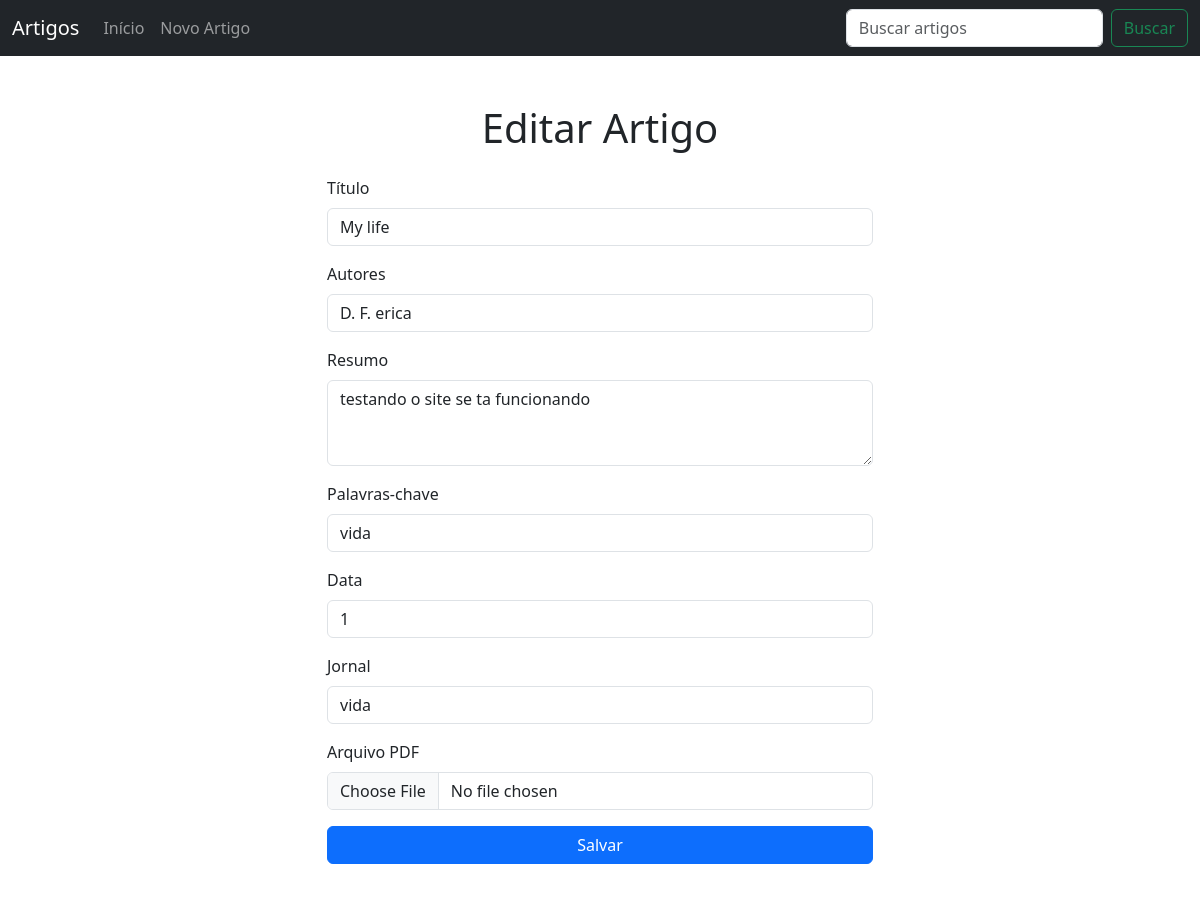
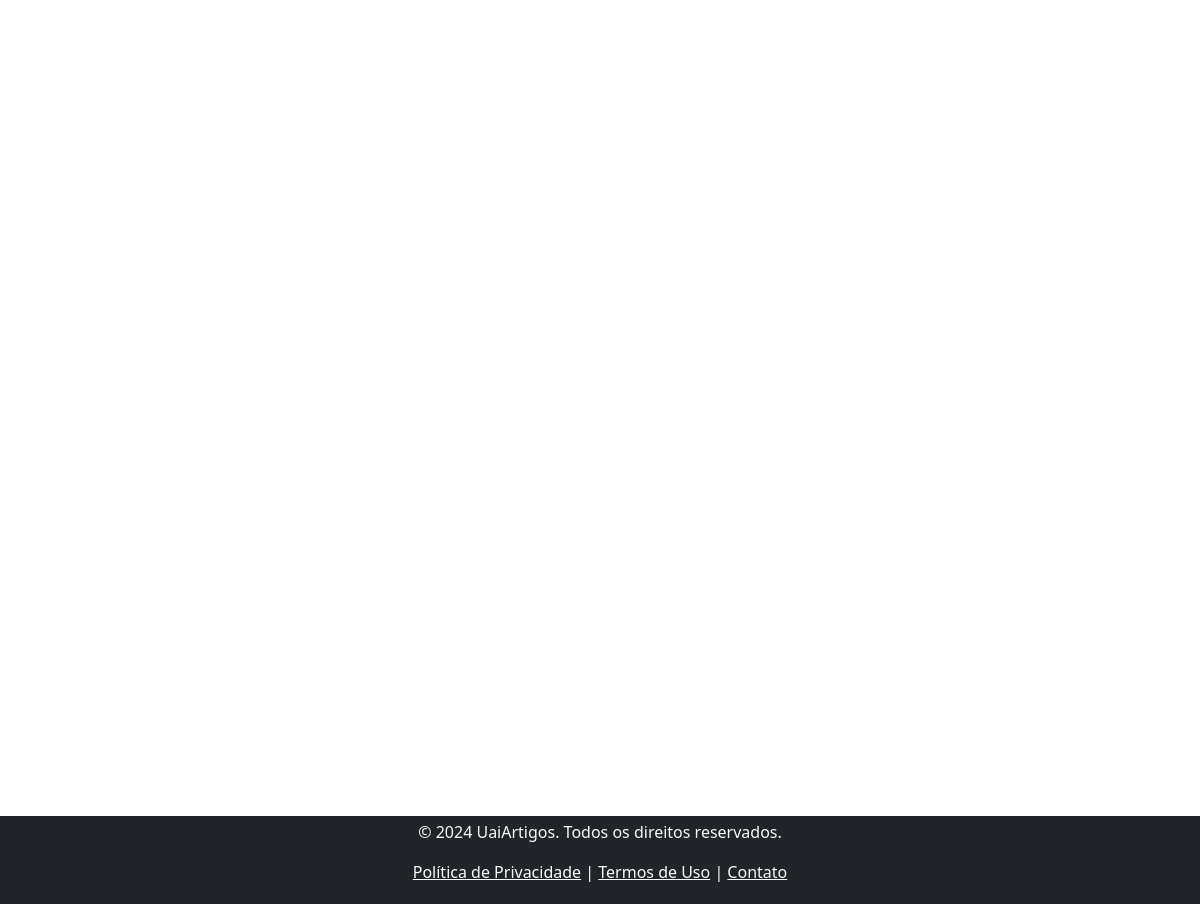
Screenshot of /article/1/edit/ with the database file from the repository (2 pictures, top to bottom).
### app_project/models.py (models this page shows, shortened)
class Article(models.Model):
    title = models.CharField(max_length=200, validators=[MinLengthValidator(10)])
    authors = models.CharField(max_length=500 #,  validators=[
)
    abstract = models.TextField(validators=[
        MinLengthValidator(100),
        MaxLengthValidator(1500)
    ])
    keywords = models.CharField(max_length=400, validators=[
        RegexValidator(
            regex=r'^[A-Za-zÀ-ÖØ-öø-ÿ\s]+(\.\s*[A-Za-zÀ-ÖØ-öø-ÿ\s]+)*\.$',
            message='As palavras-chave devem ser frases separadas por ponto e espaço (ex: "Frase 1. Frase 2.").'
        )
    ])
    date = models.IntegerField(validators=[
        MinValueValidator(1900),
        MaxValueValidator(datetime.datetime.now().year)
    ])
    journal = models.CharField(max_length=200)
    pdf_file = models.FileField(upload_to='http://127.0.0.1:8000/article/7/', validators=[
        FileExtensionValidator(allowed_extensions=['pdf'])])
    created_at = models.DateTimeField(auto_now_add=True)
    updated_at = models.DateTimeField(auto_now=True)

### app_project/views.py (the view)
# urls.py: path('article/<int:pk>/edit/', views.article_update, name='article_update'), # Pg para editar
def article_update(request, pk):
    article = get_object_or_404(Article, pk=pk)
    if request.method == "POST":
        form = ArticleForm(request.POST, request.FILES, instance=article)
        if form.is_valid():
            ArticleHistory.objects.create(
                article=article,
                title=article.title,
                authors=article.authors,
                abstract=article.abstract,
                keywords=article.keywords
            )
            form.save()
            return redirect('article_detail', pk=article.pk)
    else:
        form = ArticleForm(instance=article)
    return render(request, 'app_project/article_form.html', {'form': form})

### app_project/forms.py
class ArticleForm(forms.ModelForm):
    date = forms.CharField(
        widget=forms.TextInput(attrs={'placeholder': 'Ano (ex: 2000)'}),
        label='Data'
    )
    class Meta:
        model = Article
        fields = ['title', 'authors', 'abstract', 'keywords', 'date', 'journal', 'pdf_file']
        labels = {
            'title': 'Título',
            'authors': 'Autores',
            'abstract': 'Resumo',
            'keywords': 'Palavras-chave',
            'date': 'Data',
            'journal': 'Jornal',
            'pdf_file': 'Arquivo PDF',
        }

### app_project/templates/app_project/article_form.html (shortened to what this page needs)
{% extends 'home.html' %}
{% block content %}
    <div class="container mt-5">
        <div class="row justify-content-center">
            <div class="col-md-6">
                <h1 class="text-center mb-4">{{ form.instance.pk|yesno:"Editar Artigo,Novo Artigo" }}</h1>
                <form method="post" enctype="multipart/form-data" id="articleForm">
                    <div class="mb-3">
                        <label for="id_title" class="form-label">Título</label>
                        <input type="text" class="form-control" id="id_title" name="title" value="{{ form.instance.title }}" placeholder="Título do artigo" required>
                    </div>
                    <div class="mb-3">
                        <label for="id_authors" class="form-label">Autores</label>
                        <input type="text" class="form-control" id="id_authors" name="authors" value="{{ form.instance.authors }}" placeholder="Nome dos autores" required>
                    </div>
                    <div class="mb-3">
                        <label for="id_abstract" class="form-label">Resumo</label>
                        <textarea class="form-control" id="id_abstract" name="abstract" rows="3" placeholder="Resumo do artigo" required>{{ form.instance.abstract }}</textarea>
                    </div>
                    <div class="mb-3">
                        <label for="id_keywords" class="form-label">Palavras-chave</label>
                        <input type="text" class="form-control" id="id_keywords" name="keywords" value="{{ form.instance.keywords }}" placeholder="Ex: 'Sistemas de recuperação. Linguagem natural.'" required>
                    </div>
                    <div class="mb-3">
                        <label for="id_date" class="form-label">Data</label>
                        <input type="text" class="form-control" id="id_date" name="date" value="{{ form.instance.date }}" placeholder="Ano (ex: 2000)" required>
                    </div>
                    <div class="mb-3">
                        <label for="id_journal" class="form-label">Jornal</label>
                        <input type="text" class="form-control" id="id_journal" name="journal" value="{{ form.instance.journal }}" placeholder="Nome da revista ou jornal" required>
                    </div>
                    <div class="mb-3">
                        <label for="id_pdf_file" class="form-label">Arquivo PDF</label>
                        <input type="file" class="form-control" id="id_pdf_file" name="pdf_file" accept="application/pdf">
                    </div>
                    <button type="submit" class="btn btn-primary w-100">Salvar</button>
                </form>
            </div>
        </div>
    <br><br><br><br><br><br>
    </div>
{% endblock %}

### rows the page displays
Article: instance.pk "Editar Artigo", title "My life", authors "D. F. erica", abstract "testando o site se ta funcionando", keywords "vida", date "1", journal "vida"
